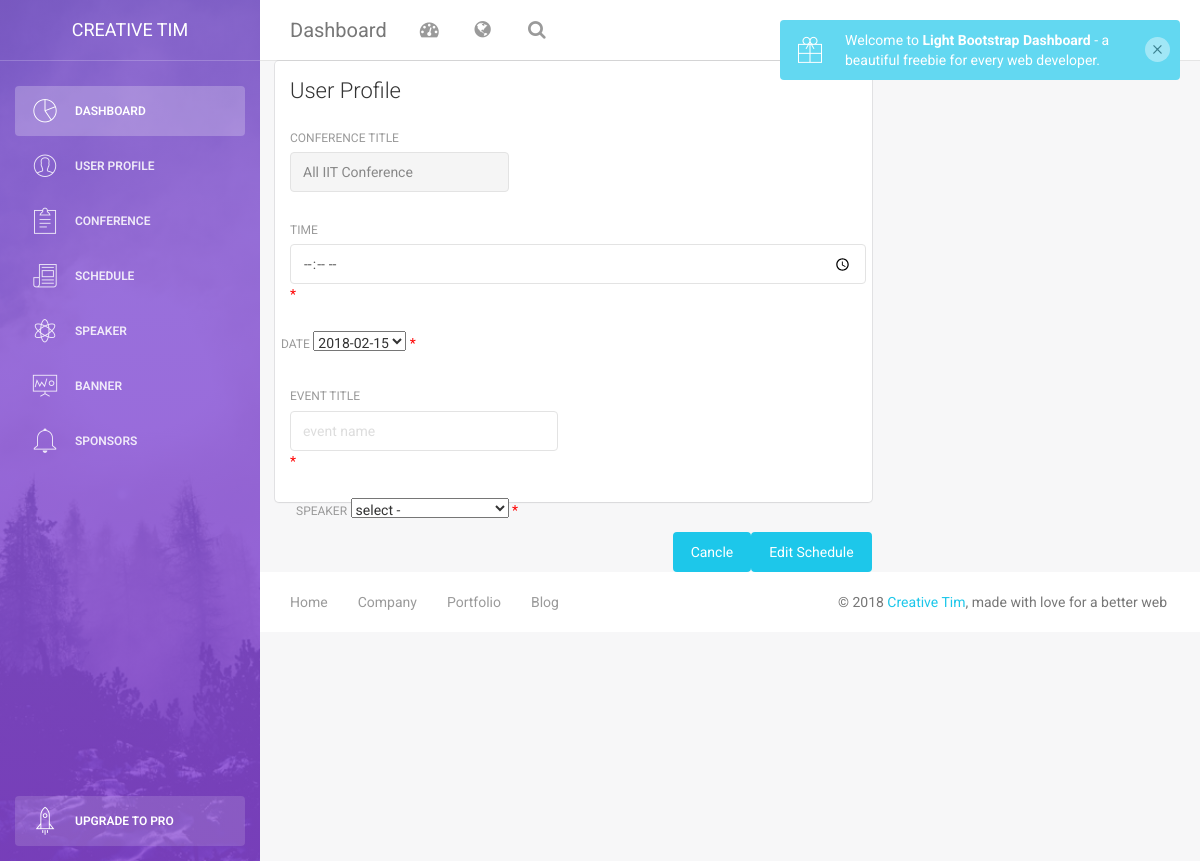
Page /admin/editschedule.php (signed in) on the earlier database version.
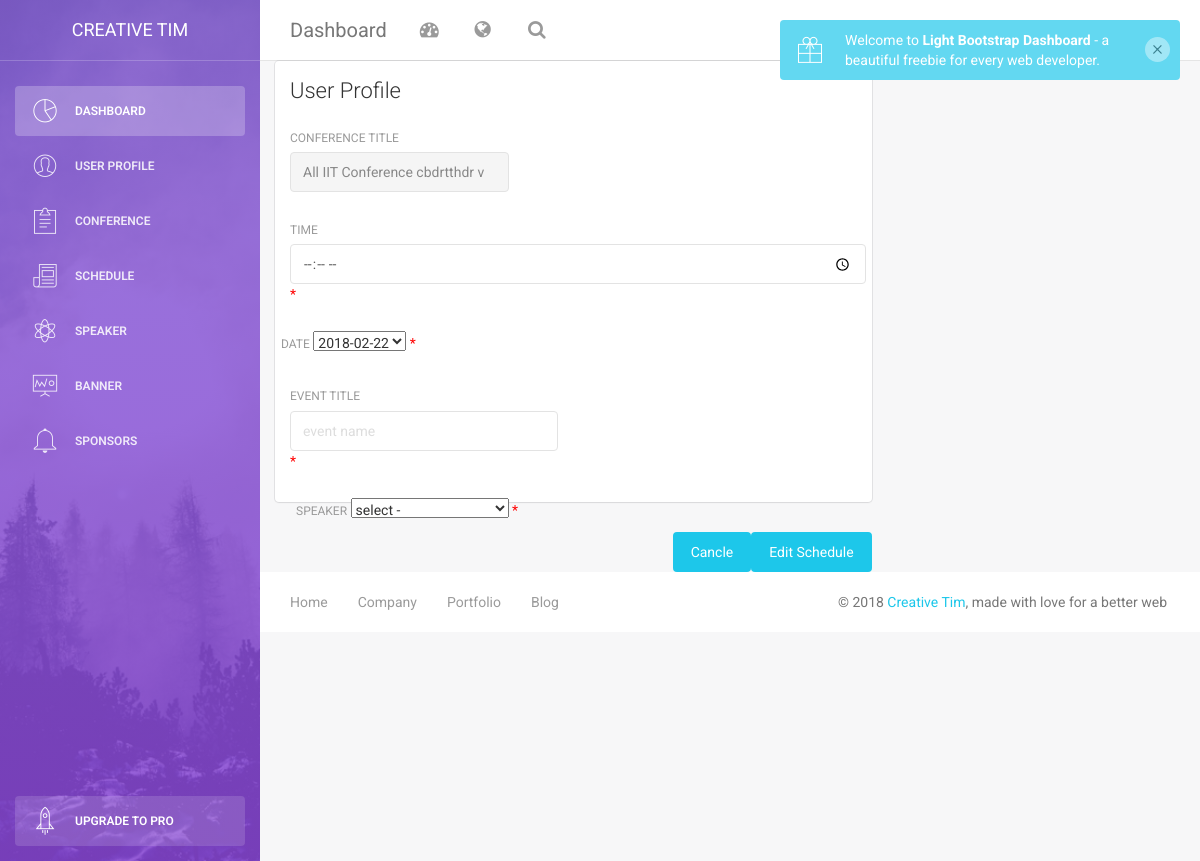
Same page on the later database version.
### tables this page shows
CREATE TABLE `conference_detail` (
  `conference_id` int(3) NOT NULL COMMENT 'Primary Key',
  `conference_title` varchar(30) NOT NULL COMMENT 'Title of the About Us',
  `conference_image` varchar(100) NOT NULL COMMENT 'Image of the About Us',
  `conference_desc` varchar(200) NOT NULL COMMENT 'Description of the About Us',
  `conference_start_date` date NOT NULL,
  `conference_end_date` date NOT NULL,
  `conference_landmark` varchar(100) NOT NULL,
  `conference_active_flag` int(1) NOT NULL,
  `created_by` int(3) NOT NULL,
  `updated_by` int(3) NOT NULL,
  `admin_id` int(11) NOT NULL COMMENT 'Foreign Key: Admin_id ',
  `conference_city` varchar(30) NOT NULL,
  `conference_state` varchar(30) NOT NULL,
  `conference_country` varchar(30) NOT NULL,
  `conference_postalcode` int(6) NOT NULL
);

### admin/editschedule.php (the view, shortened to what this page needs)
 <?php include('include/connection.php'); ?>
<?php
$id= $_GET['id'];
$_schedule_time_error = $_schedule_title_error = $_schedule_date_error = $_schedule_speaker_error ="";
$select_conference_title = "SELECT conference_detail.conference_title,conference_detail.conference_start_date, conference_detail.conference_end_date FROM conference_detail LEFT JOIN conference_schedule_detail ON conference_detail.conference_id = conference_schedule_detail.conference_id and conference_schedule_detail.schedule_id='".$id."' ";
$result_conference_title = mysqli_query($_connection,$select_conference_title);
$rows_conference_title = mysqli_fetch_assoc($result_conference_title);
$selected_title = $rows_conference_title['conference_title'];
$selected_start_date = $rows_conference_title['conference_start_date'];
$selected_end_date = $rows_conference_title['conference_end_date'];
$begin = new DateTime($selected_start_date);
$end = new DateTime($selected_end_date);
$daterange = new DatePeriod($begin, new DateInterval('P1D'), $end);
?>
<?php include('layout/header.php'); ?>
<?php include('layout/leftsidebar.php'); ?>
<div class="content">
    <div class="container-fluid">
        <div class="row">
            <div class="col-md-8">
                <div class="card">
                    <div class="header">
                        <h4 class="title">User Profile</h4>
                    </div>
                    <div class="content">
                        <form method="POST" enctype="multipart/form-data" >
                            <div class="row">
                                <div class="col-md-5">
                                    <div class="form-group">
                                        <label>Conference Title</label>
                                        <input type="text" class="form-control" disabled value="<?php echo $selected_title; ?> " name="_schedule_conference_title">
                                    </div>
                                  </div>
                                </div>
                               <div class="row">
                                <div class="col-md-12">
                                    <div class="form-group">
                                        <label>Time</label>
                                        <input type="Time" class="form-control" name="_schedule_time" value="<?php echo $display_time ?>" >
                                        <span class="error" style="color:red">* <?php echo $_schedule_time_error;?></span>
                                    </div>
                                </div>
                                <div class="col-md-6">
                                    <div class="form-group">
                                       <label> Date </label>
                                       <select name="_schedule_date">
                                        <?php foreach($daterange as $date){ ?>
                                             <option value="<?php echo $date->format("Y-m-d"); ?>"><?php echo $date->format("Y-m-d"); ?></option>
                                        <?php } ?>
                                        </select>
                                        <span class="error" style="color:red">* <?php echo $_schedule_date_error;?></span>
                                    </div>
                                </div>
                            </div>
                            <div class="row">
                                <div class="col-md-6">
                                    <div class="form-group">
                                        <label>Event Title</label>
                                        <input type="text" class="form-control" placeholder="event name" name="_schedule_title" value="<?php echo $display_title ?>">
                                        <span class="error" style="color:red">* <?php echo $_schedule_title_error;?></span>
                                    </div>
                                </div>
                              </div>
                                <div class="col-md-6">
                                    <div class="form-group">
                                        <label>Speaker</label>
                                        <select name="_schedule_speaker">
                                             <option value=""> select -</option>
                                        </select>
                                        <span class="errororor" style="color:red">* <?php echo $_schedule_speaker_error;?></span>
                                    </div>
                                </div>
                            </div>
                            </div>
                              <button type="submit" class="btn btn-info btn-fill pull-right" name="edit_schedule">Edit Schedule</button>
                              <button type="submit" class="btn btn-info btn-fill pull-right" name="cancle_profile">Cancle</button>
        </div>
    </div>
</div>
<?php include('layout/footer.php'); ?>

Differences in the rows shown:
removed conference_detail: _schedule_conference_title "All IIT Conference"
added conference_detail: _schedule_conference_title "All IIT Conference cbdrtthdr v"
Other differences:
form field _schedule_date: "2018-02-15" → "2018-02-22"
